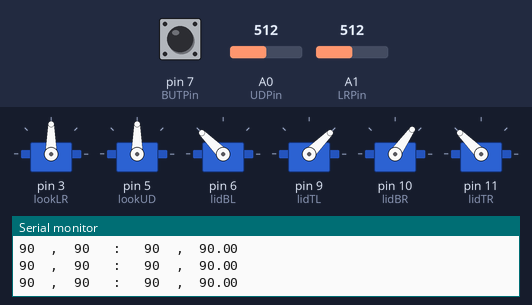
A sketch run on a simulated Arduino Uno, built with avr-gcc and run on an emulated ATmega328P. Shown: 6 × servo, the last lines printed to the serial monitor. The test bench sets the inputs (shaded band); at power-on: A0 (UDPin) = 512, A1 (LRPin) = 512, pin 7 (BUTPin) HIGH.

Above: at 1.2 s.
1.3 s: A0 (UDPin) set to 648
At 1.72 s:
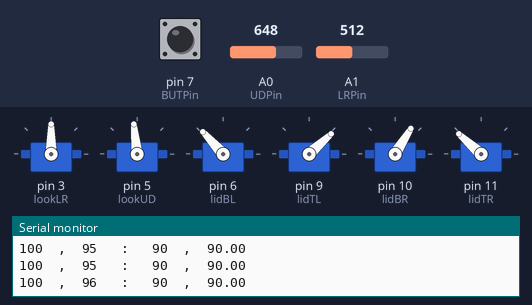
4.3 s: A0 (UDPin) set to 665
At 4.47 s:
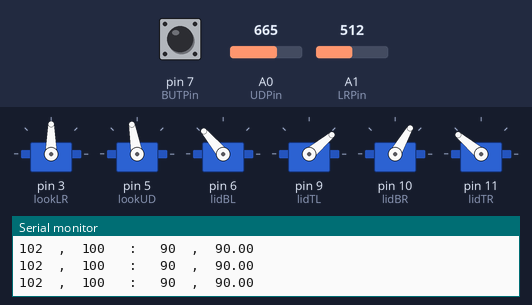
6.1 s: A1 (LRPin) set to 601
At 6.35 s:
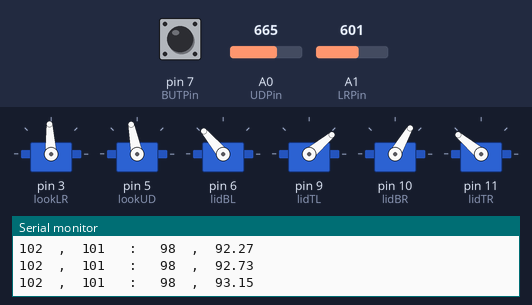
9.1 s: A1 (LRPin) set to 614
At 9.31 s:
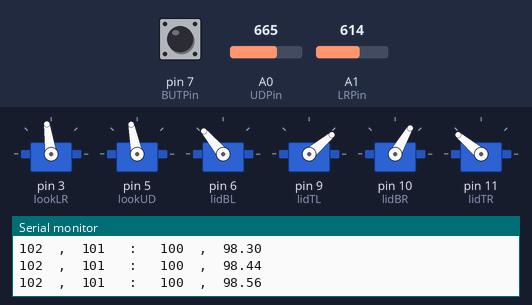
12.1 s: A1 (LRPin) set to 306
At 14.4 s:
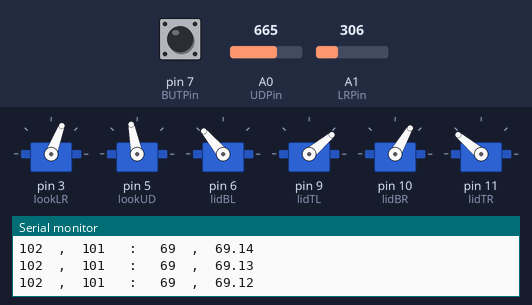
15.1 s: pin 7 (BUTPin) pulled LOW for 0.15 s
At 15.22 s:
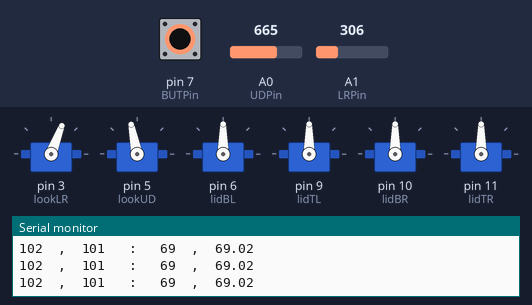
Timing chart, 0 to 17.7 s (numbered marks = the images above; inputs shaded):
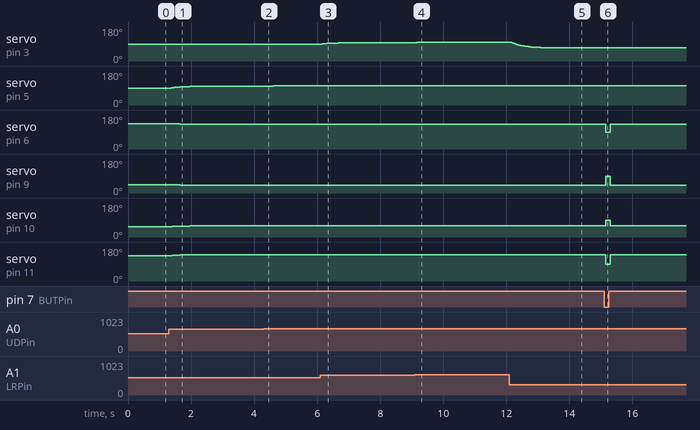

The sketch:

SnapMech_smooth.ino.ino
```cpp
/********************************************************************************
     Author : Hak Se Engineer
     Date   : 05/12/2024

This code will be used to control Robotic Eyes using Joystick.
*********************************************************************************/

#include <Servo.h>

Servo lookLR;
Servo lookUD;
Servo lidBL;
Servo lidTL;
Servo lidBR;
Servo lidTR;

int BUTPin = 7;
int UDPin = A0;
int LRPin = A1;

int UDState = 90;
int LRState = 90;
int buttonState = 0;
int lidMod = 0;

float prev_UDState = 90.0;
float prev_LRState = 90.0;
float smooth_UDState, smooth_LRState;


void setup() {
  Serial.begin(9600);
  pinMode(BUTPin, INPUT_PULLUP);

  lookLR.attach(3);
  lookUD.attach(5);
  lidBL.attach(6);
  lidTL.attach(9);
  lidBR.attach(10);
  lidTR.attach(11);
}

void loop() {

  buttonState =  digitalRead(BUTPin);
  UDState = map(analogRead(UDPin), 0, 1023, 50, 130);

  LRState = map(analogRead(LRPin), 0, 1023, 40, 140);

  //Serial.println(buttonState);

/* Below logic will be used to make eye ball transition smooth. */

  smooth_UDState = (UDState * 0.08) + (prev_UDState * 0.92);
  smooth_LRState = (LRState * 0.08) + (prev_LRState * 0.92);

  prev_UDState = smooth_UDState;
  prev_LRState = smooth_LRState;

/* Debug Purpose... */

  Serial.print(UDState);
  Serial.print("  ,  ");
  Serial.print((int)smooth_UDState);
  Serial.print("   :   ");
    Serial.print(LRState);
  Serial.print("  ,  ");
  Serial.println(smooth_LRState);


  lookUD.write((int)smooth_UDState);
  lookLR.write((int)smooth_LRState);
  lidMod = (40 - smooth_UDState)/2;

  if (buttonState == 0){
    lidBL.write(90);    /* Close Bottom Left Eye Lid */
    lidTL.write(90);    /* Close Top Left Eye Lid */
    lidBR.write(90);    /* Close Bottom Right Eye Lid */
    lidTR.write(90);    /* Close Top Left Eye Lid */
  } else {
    lidBL.write(160+lidMod);   /* You can tune up these values as per your setup */
    lidTL.write(70+lidMod);
    lidBR.write(30-lidMod);
    lidTR.write(110-lidMod);
  }

}
```

Measured:
- after the input at 1.3 s, servo on pin 5 (lookUD): moves from 90° to 99° over 0.84 s, starting after 0.07 s; servo on pin 6 (lidBL): 135° → 134° after 0.10 s, → 133° 0.13 s later, → 132° 0.13 s later, → 131° 0.29 s later
- after the input at 4.3 s, servo on pin 5 (lookUD): 99° → 100° at once, → 101° 0.27 s later; servo on pin 6 (lidBL): 131° → 130° at once; servo on pin 9 (lidTL): 41° → 40° at once; servo on pin 10 (lidBR): 59° → 60° at once; servo on pin 11 (lidTR): 139° → 140° at once
- after the input at 6.1 s, servo on pin 3 (lookLR): moves from 90° to 97° over 0.77 s, starting after 0.07 s
- after the input at 9.1 s, servo on pin 3 (lookLR): 97° → 98° after 0.07 s, → 99° 0.27 s later
- after the input at 12.1 s, servo on pin 3 (lookLR): moves from 99° to 69° over 1.4 s, starting after 0.07 s
- after the input at 15.1 s, servo on pin 6 (lidBL): 130° → 90° after 0.06 s, → 130° 0.13 s later; servo on pin 9 (lidTL): 40° → 90° after 0.06 s, → 40° 0.13 s later; servo on pin 10 (lidBR): 60° → 90° after 0.06 s, → 60° 0.13 s later; servo on pin 11 (lidTR): 140° → 90° after 0.06 s, → 140° 0.13 s later
